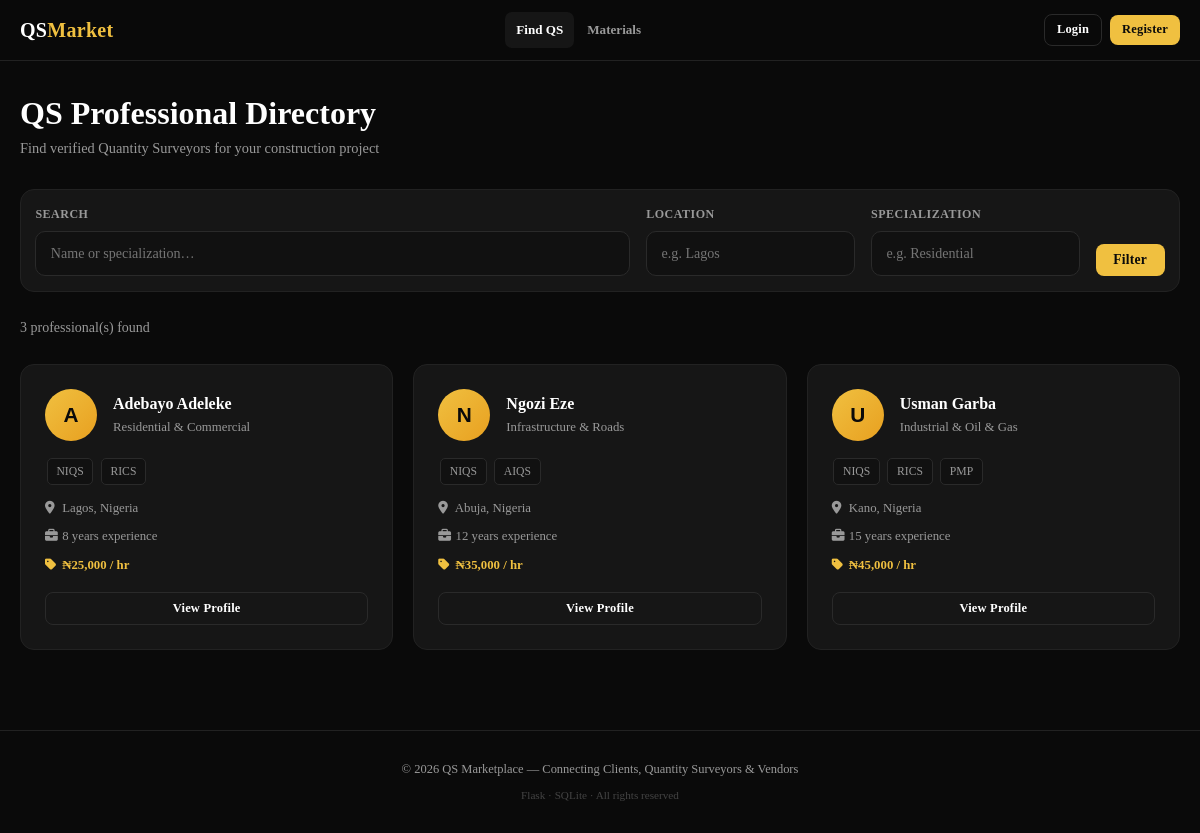
Screenshot of /qs-directory with the database file from the repository.
### app.py (models this page shows, shortened)
class User(UserMixin, db.Model):
    __tablename__ = 'users'
    id            = db.Column(db.Integer, primary_key=True)
    email         = db.Column(db.String(150), unique=True, nullable=False)
    password_hash = db.Column(db.String(255), nullable=False)
    role          = db.Column(db.String(20), nullable=False)   # admin/client/qs/vendor
    first_name    = db.Column(db.String(80))
    last_name     = db.Column(db.String(80))
    phone         = db.Column(db.String(30))
    location      = db.Column(db.String(120))
    bio           = db.Column(db.Text)
    avatar        = db.Column(db.String(200), default='default.png')
    status        = db.Column(db.String(20), default='pending')  # pending/active/suspended
    verified      = db.Column(db.Boolean, default=False)
    joined_at     = db.Column(db.DateTime, default=datetime.utcnow)
    last_login    = db.Column(db.DateTime)
    company_name      = db.Column(db.String(150))
    specialization    = db.Column(db.String(200))
    years_experience  = db.Column(db.Integer)
    certifications    = db.Column(db.Text)
    hourly_rate       = db.Column(db.Float)
    projects_posted   = db.relationship('Project', foreign_keys='Project.client_id', backref='client', lazy=True)
    bids              = db.relationship('Bid', backref='qs_user', lazy=True)
    materials         = db.relationship('Material', backref='vendor', lazy=True)
    sent_messages     = db.relationship('Message', foreign_keys='Message.sender_id', backref='sender', lazy=True)
    transactions      = db.relationship('Transaction', foreign_keys='Transaction.user_id', backref='user', lazy=True)
    @property
    def full_name(self): return f"{self.first_name or ''} {self.last_name or ''}".strip() or self.email

### app.py (the view)
@app.route('/qs-directory')
def qs_directory():
    q    = request.args.get('q','')
    spec = request.args.get('spec','')
    loc  = request.args.get('loc','')
    query = User.query.filter_by(role='qs', status='active', verified=True)
    if q:    query = query.filter(
        (User.first_name.ilike(f'%{q}%')) |
        (User.last_name.ilike(f'%{q}%'))  |
        (User.specialization.ilike(f'%{q}%')))
    if spec: query = query.filter(User.specialization.ilike(f'%{spec}%'))
    if loc:  query = query.filter(User.location.ilike(f'%{loc}%'))
    qs_list = query.all()
    return render_template('qs_directory.html', qs_list=qs_list, q=q, spec=spec, loc=loc)

### app.py (called while the page is built)
@app.context_processor
def inject_globals():
    return dict(unread=unread_count, now=datetime.utcnow())

### templates/qs_directory.html (shortened to what this page needs)
{% extends 'base.html' %}
{% block content %}
<div class="main">
  <div class="page-header"><h1>QS Professional Directory</h1><p>Find verified Quantity Surveyors for your construction project</p></div>
  <form method="GET" class="card card-sm mb-3" style="display:flex;gap:1rem;flex-wrap:wrap;align-items:flex-end;">
    <div style="flex:1;min-width:180px;"><label>Search</label><input type="text" name="q" placeholder="Name or specialization…" value="{{ q }}"></div>
    <div style="min-width:180px;"><label>Location</label><input type="text" name="loc" placeholder="e.g. Lagos" value="{{ loc }}"></div>
    <div style="min-width:180px;"><label>Specialization</label><input type="text" name="spec" placeholder="e.g. Residential" value="{{ spec }}"></div>
    <button type="submit" class="btn btn-primary">Filter</button>
  </form>
  <p style="color:var(--grey);font-size:0.875rem;margin-bottom:1.5rem;">{{ qs_list|length }} professional(s) found</p>
  {% if qs_list %}
  <div class="grid-3">
    {% for qs in qs_list %}
    <div class="card" style="transition:border-color 0.2s,transform 0.2s;" onmouseover="this.style.borderColor='var(--accent)';this.style.transform='translateY(-2px)'" onmouseout="this.style.borderColor='var(--border)';this.style.transform='translateY(0)'">
      <div style="display:flex;align-items:center;gap:1rem;margin-bottom:1rem;">
        <div style="width:52px;height:52px;border-radius:50%;background:linear-gradient(135deg,var(--accent),var(--accent2));color:var(--black);display:flex;align-items:center;justify-content:center;font-family:'Syne',sans-serif;font-size:1.3rem;font-weight:800;flex-shrink:0;">
          {{ (qs.first_name or 'Q')[0] }}
        </div>
        <div>
          <div style="font-weight:700;font-size:1rem;">{{ qs.full_name }}</div>
          <div style="font-size:0.8rem;color:var(--grey);">{{ qs.specialization or 'Quantity Surveyor' }}</div>
        </div>
      </div>
      {% if qs.certifications %}
      <div style="display:flex;flex-wrap:wrap;gap:0.25rem;margin-bottom:0.75rem;">
        {% for c in qs.certifications.split(',') %}<span class="tag">{{ c.strip() }}</span>{% endfor %}
      </div>
      {% endif %}
      <div style="display:flex;flex-direction:column;gap:0.4rem;margin-bottom:1rem;">
        <div style="font-size:0.8rem;color:var(--grey);"><i class="fa fa-map-marker-alt" style="width:14px;"></i> {{ qs.location or 'Nigeria' }}</div>
        {% if qs.years_experience %}<div style="font-size:0.8rem;color:var(--grey);"><i class="fa fa-briefcase" style="width:14px;"></i> {{ qs.years_experience }} years experience</div>{% endif %}
        {% if qs.hourly_rate %}<div style="font-size:0.8rem;color:var(--accent);font-weight:700;"><i class="fa fa-tag" style="width:14px;"></i> ₦{{ '{:,.0f}'.format(qs.hourly_rate) }} / hr</div>{% endif %}
      </div>
      <div style="display:flex;gap:0.5rem;">
        <a href="{{ url_for('qs_profile', uid=qs.id) }}" class="btn btn-outline btn-sm" style="flex:1;justify-content:center;">View Profile</a>
      </div>
    </div>
    {% endfor %}
  </div>
  {% else %}
  <div class="card"><div class="empty"><i class="fa fa-user-tie"></i><p>No QS professionals found{% if q or loc or spec %} matching your filters{% endif %}.</p></div></div>
  {% endif %}
</div>
{% endblock %}

### templates/base.html (style rules this page uses)
:root { --black:#0a0a0a; --dark:#111111; --card:#161616; --border:#222222; --border2:#2a2a2a; --white:#ffffff; --grey:#999999; --light:#cccccc; --accent:#f0c040; --accent2:#e8a020; --green:#22c55e; --red:#ef4444; --blue:#3b82f6; --orange:#f97316; --purple:#a855f7; --font:'Times New Roman',Times,Georgia,serif; --nav-h:60px; }
* { margin:0;padding:0;box-sizing:border-box; }
html { scroll-behavior:smooth;overflow-x:hidden; }
body { background:var(--black);color:var(--white); font-family:var(--font);min-height:100vh; line-height:1.7;font-size:15px;overflow-x:hidden; }
a { color:inherit;text-decoration:none; }
h1,h2,h3,h4,h5 { font-family:var(--font);line-height:1.25; }
.btn { display:inline-flex;align-items:center;gap:0.45rem; padding:0.5rem 1.1rem;border-radius:8px; font-size:0.85rem;font-weight:700;cursor:pointer; border:none;transition:all 0.2s; font-family:var(--font);letter-spacing:0.2px;white-space:nowrap; }
.btn-primary { background:var(--accent);color:var(--black); }
.btn-outline { background:transparent;color:var(--white);border:1px solid var(--border2); }
.btn-sm { padding:0.3rem 0.75rem;font-size:0.78rem; }
.main { max-width:1280px;margin:0 auto;padding:2rem 1.25rem; }
.card { background:var(--card);border:1px solid var(--border);border-radius:14px;padding:1.5rem; }
.card-sm { padding:0.9rem; }
label { display:block;font-size:0.75rem;font-weight:700; text-transform:uppercase;letter-spacing:0.5px; color:var(--grey);margin-bottom:0.4rem;font-family:var(--font); }
input,select,textarea { width:100%;background:var(--dark); border:1px solid var(--border2);border-radius:10px; padding:0.7rem 0.9rem;color:var(--white); font-family:var(--font);font-size:0.88rem; transition:border 0.2s;line-height:1.5; }
.grid-3 { display:grid;grid-template-columns:repeat(3,1fr);gap:1.25rem; }
.page-header { margin-bottom:1.75rem; }
.page-header h1 { font-size:clamp(1.5rem,3vw,2rem);font-weight:900;margin-bottom:0.2rem; }
.page-header p { color:var(--grey);font-size:0.9rem; }
.tag { display:inline-block;background:var(--dark); border:1px solid var(--border2);border-radius:5px; padding:0.15rem 0.55rem;font-size:0.73rem;color:var(--grey); margin:0.1rem;font-family:var(--font); }
.mb-3 { margin-bottom:1.5rem; }

### rows the page displays
User: first_name "A", full_name "Adebayo Adeleke", specialization "Residential & Commercial", strip "NIQS" "RICS", location "Lagos, Nigeria", years_experience "8", hourly_rate "25,000"
User: first_name "N", full_name "Ngozi Eze", specialization "Infrastructure & Roads", strip "NIQS" "AIQS", location "Abuja, Nigeria", years_experience "12", hourly_rate "35,000"
User: first_name "U", full_name "Usman Garba", specialization "Industrial & Oil & Gas", strip "NIQS" "RICS" "PMP", location "Kano, Nigeria", years_experience "15", hourly_rate "45,000"

### other values shown
{{ qs_list|length }} "3"
